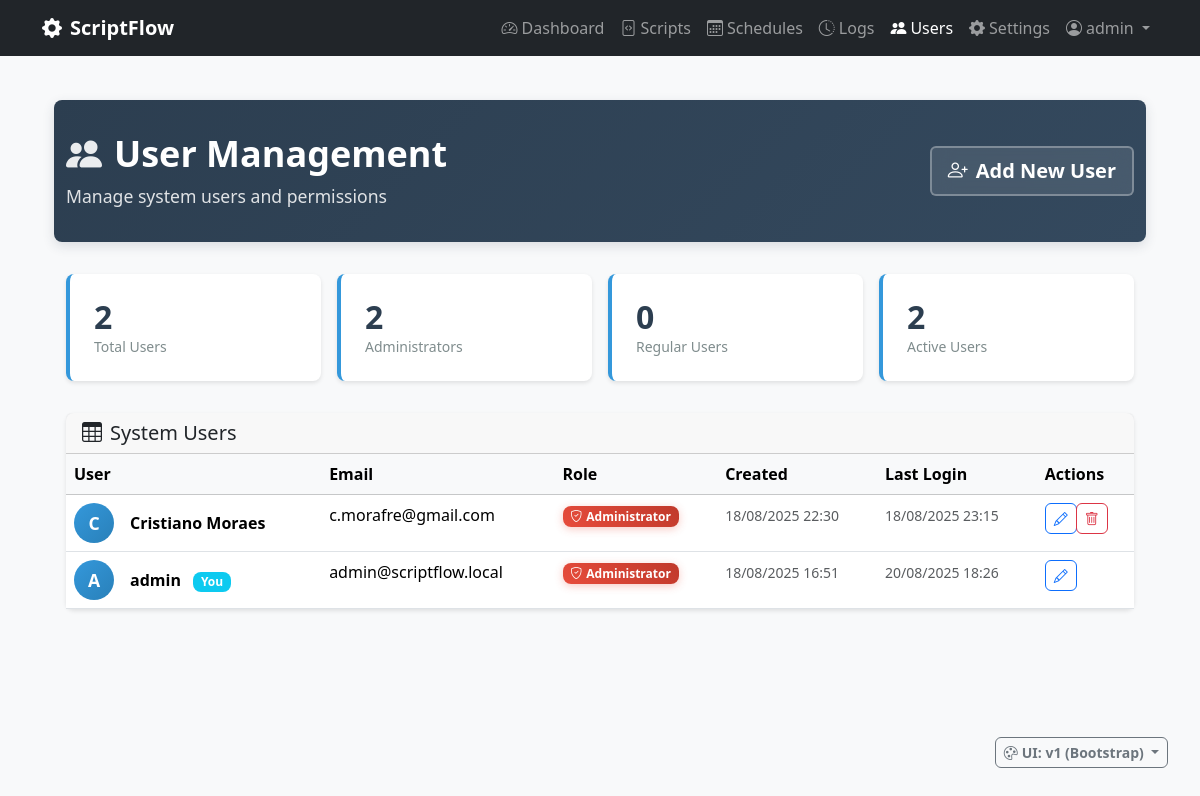
/admin/users (signed in), run on an earlier commit of the app's database.
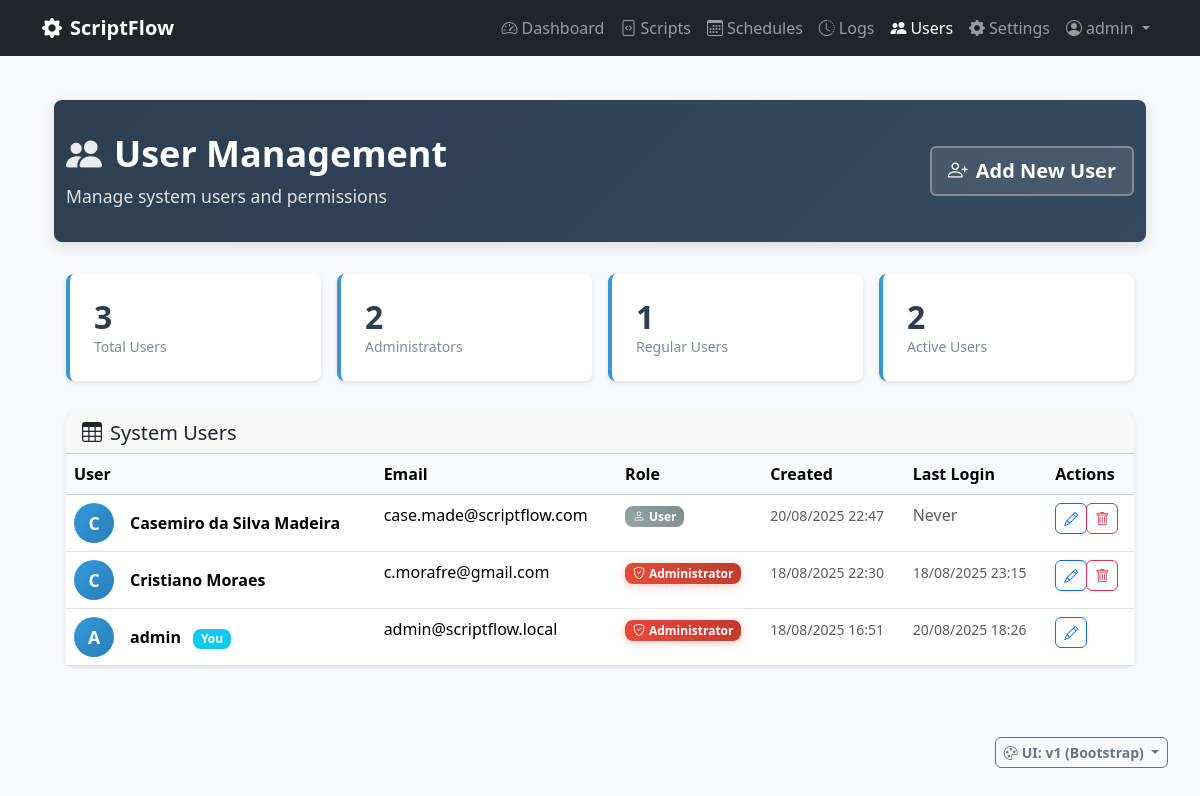
And on a later commit of the database.
### scriptflow.py (models this page shows, shortened)
class User(UserMixin, db.Model):
    __tablename__ = 'users'
    id = db.Column(db.Integer, primary_key=True)
    username = db.Column(db.String(80), unique=True, nullable=False)
    email = db.Column(db.String(120), unique=True, nullable=False)
    password_hash = db.Column(db.String(255), nullable=False)
    is_admin = db.Column(db.Boolean, default=False, nullable=False)
    can_view_all_data = db.Column(db.Boolean, default=False, nullable=False)
    created_at = db.Column(db.DateTime, default=datetime.now)
    last_login = db.Column(db.DateTime)

### scriptflow.py (the view)
@app.route('/admin/users')
@login_required
@admin_required
def manage_users():
    users = User.query.order_by(User.created_at.desc()).all()
    return render_template(UIVersionManager.get_template_path('admin/users.html'), users=users)

### config/ui_version.py (called while the page is built)
    @classmethod
    def get_ui_version(cls):
        if request and request.args.get('ui') in ['v1', 'v2']:
            ui_version = request.args.get('ui')
            if session:
                session['ui_version'] = ui_version
            return ui_version
        if session and 'ui_version' in session:
            return session['ui_version']
        env_version = os.environ.get('UI_VERSION', '').lower()
        if env_version in ['v1', 'v2']:
            return env_version
        return cls.DEFAULT_VERSION

    @classmethod
    def get_template_path(cls, template_name):
        ui_version = cls.get_ui_version()
        return f"{ui_version}/{template_name}"

    @classmethod
    def is_modern_ui(cls):
        return cls.get_ui_version() == cls.MODERN_VERSION

    @classmethod
    def get_ui_display_info(cls):
        current_version = cls.get_ui_version()
        is_v2 = current_version == cls.MODERN_VERSION
        return {
            'current_version': current_version,
            'current_label': 'v2 (Modern)' if is_v2 else 'v1 (Bootstrap)',
            'current_icon': 'bi-stars' if is_v2 else 'bi-bootstrap',
            'is_modern': is_v2,
            'switch_to_version': cls.DEFAULT_VERSION if is_v2 else cls.MODERN_VERSION,
            'switch_to_label': 'Switch to v1 (Bootstrap)' if is_v2 else 'Switch to v2 (Modern)',
            'switch_to_icon': 'bi-bootstrap' if is_v2 else 'bi-stars'
        }

### scriptflow.py (called while the page is built)
@app.context_processor
def inject_ui_version():
    try:
        return {
            'ui_info': UIVersionManager.get_ui_display_info(),
            'ui_version': UIVersionManager.get_ui_version(),
            'is_modern_ui': UIVersionManager.is_modern_ui()
        }
    except:
        return {
            'ui_info': {},
            'ui_version': 'v1',
            'is_modern_ui': False
        }

@login_manager.user_loader
def load_user(user_id):
    return db.session.get(User, int(user_id))

def admin_required(f):
    @wraps(f)
    def decorated_function(*args, **kwargs):
        if not current_user.is_authenticated or not current_user.is_admin:
            abort(403)  # Forbidden
        return f(*args, **kwargs)
    return decorated_function

### templates/v1/admin/users.html (shortened to what this page needs)
{% extends "v1/base.html" %}
{% block content %}
<div class="container-fluid">
    <div class="page-header">
        <div class="container">
            <div class="row align-items-center">
                <div class="col">
                    <h1>
                        <i class="bi bi-people-fill"></i>User Management
                    </h1>
                    <p>Manage system users and permissions</p>
                </div>
                <div class="col-auto">
                    <a href="{{ url_for('create_user') }}" class="btn btn-lg">
                        <i class="bi bi-person-plus me-2"></i>Add New User
                    </a>
                </div>
            </div>
        </div>
    </div>
    <div class="container">
        <div class="stats-grid">
            <div class="stat-card">
                <h3 class="stat-number">{{ users|length }}</h3>
                <p class="stat-label">Total Users</p>
            </div>
            <div class="stat-card">
                <h3 class="stat-number">{{ users|selectattr('is_admin')|list|length }}</h3>
                <p class="stat-label">Administrators</p>
            </div>
            <div class="stat-card">
                <h3 class="stat-number">{{ users|rejectattr('is_admin')|list|length }}</h3>
                <p class="stat-label">Regular Users</p>
            </div>
            <div class="stat-card">
                <h3 class="stat-number">{{ users|selectattr('last_login')|list|length }}</h3>
                <p class="stat-label">Active Users</p>
            </div>
        </div>
        <div class="card">
            <div class="card-header">
                <h5 class="card-title mb-0">
                    <i class="bi bi-table me-2"></i>System Users
                </h5>
            </div>
            <div class="card-body p-0">
                {% if users %}
                <div class="table-responsive">
                    <table class="table table-hover mb-0">
                        <thead class="table-light">
                            <tr>
                                <th>User</th>
                                <th>Email</th>
                                <th>Role</th>
                                <th>Created</th>
                                <th>Last Login</th>
                                <th>Actions</th>
                            </tr>
                        </thead>
                        <tbody>
                            {% for user in users %}
                            <tr>
                                <td>
                                    <div class="d-flex align-items-center">
                                        <div class="user-avatar me-3">
                                            {{ user.username[0].upper() }}
                                        </div>
                                        <div>
                                            <strong>{{ user.username }}</strong>
                                            {% if user.id == current_user.id %}
                                            <span class="badge bg-info ms-2">You</span>
                                            {% endif %}
                                        </div>
                                    </div>
                                </td>
                                <td>{{ user.email }}</td>
                                <td>
                                    {% if user.is_admin %}
                                    <span class="badge admin-badge">
                                        <i class="bi bi-shield-check me-1"></i>Administrator
                                    </span>
                                    {% else %}
                                    <span class="badge user-badge">
                                        <i class="bi bi-person me-1"></i>User
                                    </span>
                                    {% endif %}
                                </td>
                                <td>
                                    <small class="text-muted">
                                        {{ user.created_at.strftime('%d/%m/%Y %H:%M') if user.created_at else 'N/A' }}
                                    </small>
                                </td>
                                <td>
                                    {% if user.last_login %}
                                    <small class="text-muted">
                                        {{ user.last_login.strftime('%d/%m/%Y %H:%M') }}
                                    </small>
                                    {% else %}
                                    <span class="text-muted">Never</span>
                                    {% endif %}
                                </td>
                                <td>
                                    <div class="btn-group btn-group-sm">
                                        <a href="{{ url_for('edit_user', user_id=user.id) }}"
                                           class="btn btn-outline-primary" title="Edit User">
                                            <i class="bi bi-pencil"></i>
                                        </a>
                                        {% if user.id != current_user.id %}
                                        <button type="button" class="btn btn-outline-danger btn-delete-user"
                                                title="Delete User"
                                                data-user-id="{{ user.id }}"
                                                data-username="{{ user.username }}"
                                                {% if user.is_admin and users|selectattr('is_admin')|list|length <= 1 %}disabled{% endif %}>
                                            <i class="bi bi-trash"></i>
                                        </button>
                                        {% endif %}
                                    </div>
                                </td>
                            </tr>
                            {% endfor %}
                        </tbody>
                    </table>
                </div>
                {% endif %}
            </div>
        </div>
    </div>
</div>
{% endblock %}

### templates/v1/base.html (shortened to what this page needs)
<!DOCTYPE html>
<html lang="en">
<head>
    <link href="https://cdn.jsdelivr.net/npm/bootstrap@5.3.2/dist/css/bootstrap.min.css" rel="stylesheet">
    <link href="https://cdn.jsdelivr.net/npm/bootstrap-icons@1.11.0/font/bootstrap-icons.css" rel="stylesheet">
    <link href="{{ url_for('static', filename='css/app.css') }}" rel="stylesheet">
</head>
<body{% block body_class %}{% endblock %}>
    <nav class="navbar navbar-expand-lg navbar-dark bg-dark fixed-top">
        <div class="container">
            <a class="navbar-brand" href="{{ url_for('dashboard') }}">
                <i class="bi bi-gear-fill me-2"></i>ScriptFlow
            </a>
            <div class="navbar-nav ms-auto">
                <a class="nav-link{% if request.endpoint == 'dashboard' %} active{% endif %}" href="{{ url_for('dashboard') }}">
                    <i class="bi bi-speedometer2 me-1"></i>Dashboard
                </a>
                <a class="nav-link{% if request.endpoint in ['scripts', 'upload_script', 'edit_script', 'view_script'] %} active{% endif %}" href="{{ url_for('scripts') }}">
                    <i class="bi bi-file-code me-1"></i>Scripts
                </a>
                <a class="nav-link{% if request.endpoint in ['schedules', 'create_schedule', 'edit_schedule'] %} active{% endif %}" href="{{ url_for('schedules') }}">
                    <i class="bi bi-calendar3 me-1"></i>Schedules
                </a>
                <a class="nav-link{% if request.endpoint in ['logs', 'view_execution'] %} active{% endif %}" href="{{ url_for('logs') }}">
                    <i class="bi bi-clock-history me-1"></i>Logs
                </a>
                {% if current_user.is_admin %}
                <a class="nav-link{% if request.endpoint in ['manage_users', 'create_user', 'edit_user'] %} active{% endif %}" href="{{ url_for('manage_users') }}">
                    <i class="bi bi-people-fill me-1"></i>Users
                </a>
                {% endif %}
                <a class="nav-link{% if request.endpoint in ['settings', 'python_settings', 'terminal'] %} active{% endif %}" href="{{ url_for('settings') }}">
                    <i class="bi bi-gear-fill me-1"></i>Settings
                </a>
                <div class="nav-item dropdown">
                    <a class="nav-link dropdown-toggle" href="#" role="button" data-bs-toggle="dropdown">
                        <i class="bi bi-person-circle me-1"></i>{{ current_user.username }}
                    </a>
                </div>
            </div>
        </div>
    </nav>
    <main class="container mt-4">
        {% block content %}{% endblock %}
    </main>
    {% if current_user.is_authenticated and current_user.is_admin %}
    <div style="position: fixed; bottom: 2rem; right: 2rem; z-index: 1050;">
        <div class="dropdown">
            <button class="btn btn-outline-secondary btn-sm dropdown-toggle" type="button" data-bs-toggle="dropdown">
                <i class="bi bi-palette me-1"></i>UI: {{ ui_info.current_label or 'v1' }}
            </button>
        </div>
    </div>
    {% endif %}
</body>
</html>

### static/css/app.css (style rules this page uses)
body { background-color: #f8f9fa; padding-top: 76px; }
.navbar-brand { font-weight: 600; }
.card { border: none; box-shadow: 0 2px 4px rgba(0,0,0,0.1); }
.btn, .btn-sm, .btn-lg, .btn-group .btn, .btn-outline-primary, .btn-outline-secondary { border-radius: 6px !important; font-weight: 600; transition: all 0.3s ease; }
.card, .modal-content, .badge, .alert { border-radius: 8px !important; }
.page-header { background: linear-gradient(135deg, #2C3E50 0%, #34495E 100%); color: white; padding: 2rem 0; margin-bottom: 2rem; border-radius: 8px; box-shadow: 0 4px 12px rgba(44, 62, 80, 0.15); }
.page-header h1 { font-size: 2.25rem; font-weight: 700; margin-bottom: 0.5rem; display: flex; align-items: center; }
.page-header h1 i { margin-right: 0.75rem; opacity: 0.9; }
.page-header p { font-size: 1.1rem; margin-bottom: 0; opacity: 0.85; font-weight: 400; }
.page-header .btn { border: 2px solid rgba(255, 255, 255, 0.3); background: rgba(255, 255, 255, 0.1); color: white; font-weight: 600; backdrop-filter: blur(10px); transition: all 0.3s ease; }

### templates/v1/admin/users.html (style rules this page uses)
.user-avatar { width: 40px; height: 40px; border-radius: 50%; background: linear-gradient(135deg, #3498db, #2980b9); display: flex; align-items: center; justify-content: center; color: white; font-weight: 600; font-size: 1.1rem; }
.admin-badge { background: linear-gradient(45deg, #e74c3c, #c0392b); color: white; border: none; font-weight: 600; box-shadow: 0 2px 8px rgba(231, 76, 60, 0.3); }
.user-badge { background: linear-gradient(45deg, #95a5a6, #7f8c8d); color: white; border: none; font-weight: 600; }
.stats-grid { display: grid; grid-template-columns: repeat(auto-fit, minmax(200px, 1fr)); gap: 1rem; margin-bottom: 2rem; }
.stat-card { background: white; border-radius: 8px; padding: 1.5rem; box-shadow: 0 2px 4px rgba(0,0,0,0.1); border-left: 4px solid #3498db; }
.stat-number { font-size: 2rem; font-weight: 700; color: #2C3E50; margin: 0; }
.stat-label { color: #7F8C8D; font-size: 0.875rem; margin: 0; }

What changed in the data, as far as the page shows it:
added User: username "C", username "Casemiro da Silva Madeira", email "case.made@scriptflow.com", is_admin False (drawn), created_at "20/08/2025 22:47", shows "Never"
Also different on the page:
{{ users|length }}: "2" → "3"
{{ users|rejectattr('is_admin')|list|length }}: "0" → "1"
